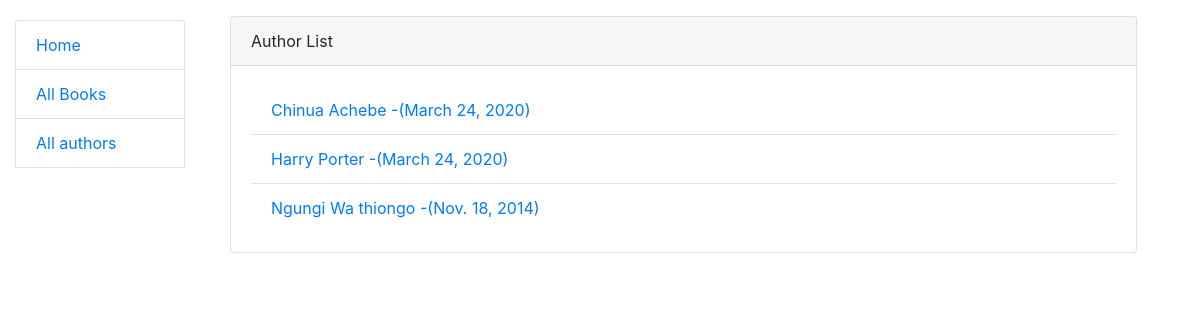
Screenshot of /authors/ with the database file from the repository.
### catalog/models.py (models this page shows, shortened)
class Author(models.Model):
    first_name = models.CharField(max_length=100)
    last_name = models.CharField(max_length=100)
    date_of_birth = models.DateField(null=True, blank=True)
    date_of_death = models.DateField('Died', null=True, blank=True)
    class Meta:
        ordering = ['first_name', 'last_name']
    def get_absolute_url(self):
        return reverse("author-detail", kwargs={"pk": self.pk})

### catalog/views.py (the view)
# urls.py: path('authors/', views.AuthorListView.as_view(), name='authors'),
class AuthorListView(generic.ListView):
    model = Author
    context_object_name = 'author_list'
    def get_queryset(self):
        return Author.objects.all()
    template_name ='books/author_list.html'

### catalog/templates/books/author_list.html
{% extends 'base.html' %}
{% block content %}
  <div class="container-fluid pt-3 pr-5 " style="width: 100%;">
      <div class="card">
          <div class="card-header">Author List</div>
          <div class="card-body">
              <ul class="list-group list-group-flush">
                  {% if author_list %}
                      {% for author in author_list %}
                        <li class="list-group-item"><a href="{{author.get_absolute_url}}">{{author.first_name}}  {{author.last_name}} -({{author.date_of_birth}})</a>
                        </li>
                      {% endfor %}
                  {% endif %}
              </ul>
          </div>
      </div>
  </div>
{% endblock content %}

### rows the page displays
Author: first_name "Chinua", last_name "Achebe", date_of_birth "March 24, 2020"
Author: first_name "Harry", last_name "Porter", date_of_birth "March 24, 2020"
Author: first_name "Ngungi", last_name "Wa thiongo", date_of_birth "Nov. 18, 2014"
